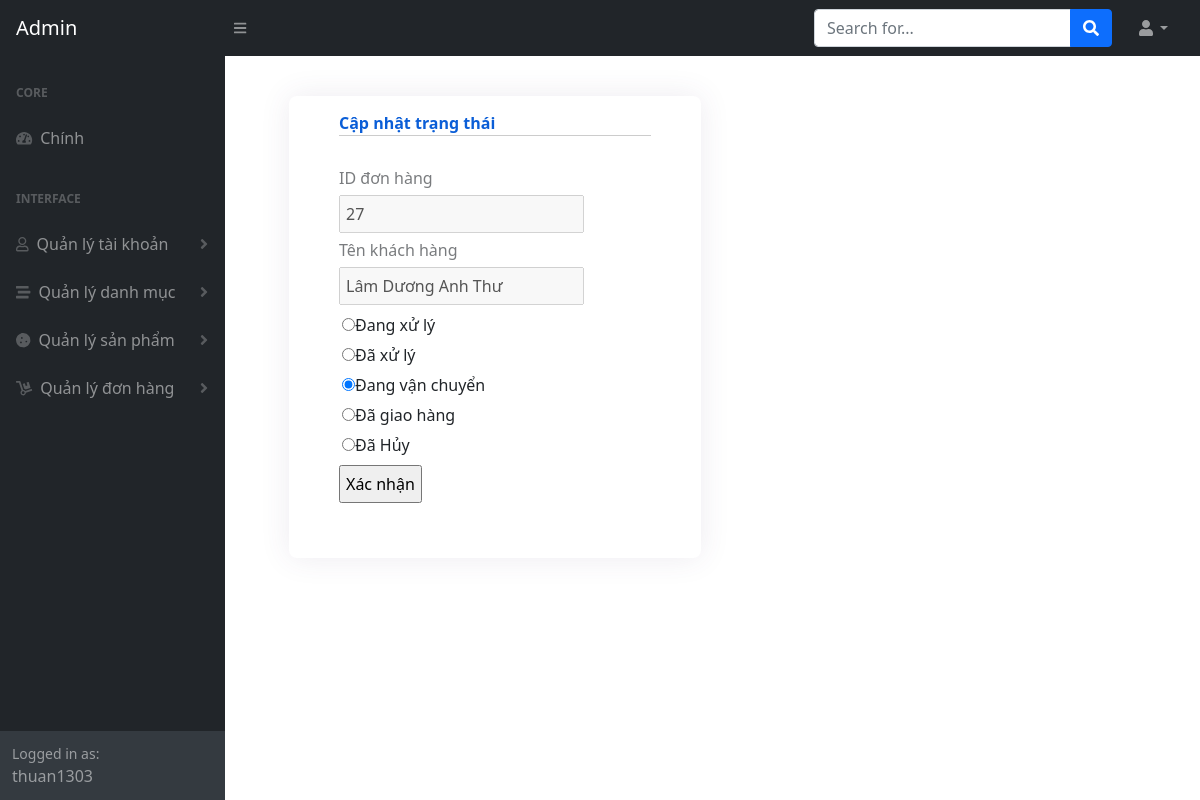
The page /admin/index.php?module=commitOrder&id=27 (signed in) on the database as committed earlier.
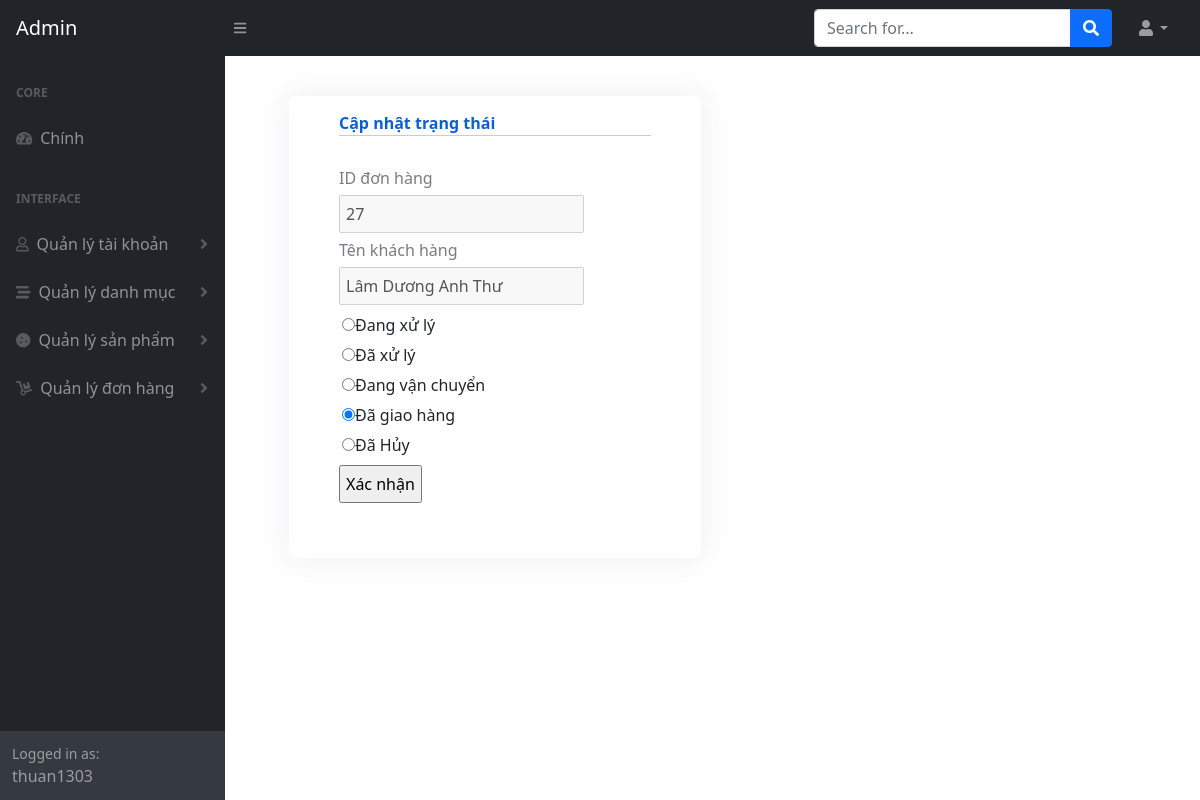
The same page on the database as committed later.
### admin/modules/commitOrder.php (the view, shortened to what this page needs)
<?php
include('../conn.php');
?>
<link href="../css/styles.css" rel="stylesheet" />
<div class="container-addcategory">
    <div class="row">
        <div class="col-xl-6 col-lg-6 col-md-12 col-sm-12 col-12">
            <div class="box-form">
                <form action="" method="POST">
                    <div class="form-group">
                        <div class="boxheader">
                            <label for="">Cập nhật trạng thái</label>
                        </div>
                        <?php
                        if (isset($_GET["id"])) {
                            $sql_sl = "SELECT * FROM `order-info` WHERE  order_id=" . $_GET["id"];
                            $sql_rsl = mysqli_query($connect, $sql_sl);
                            $row = mysqli_fetch_array($sql_rsl);
                        }
                        ?>
                        <label for="" style="opacity: 0.6;">ID đơn hàng</label><br>
                        <input type="text" name="orderId" value="<?php echo $row["order_id"] ?>" disabled><br>
                        <label for="" style="opacity: 0.6;">Tên khách hàng</label><br>
                        <input type="text" name="orderId" value="<?php echo $row["full_name"] ?>" disabled><br>
                        <label style="margin: 3px;" for="" class="custom-checkbox"><input type="radio" class="custom-control-input" name="status" value="First" <?php if (isset($row) && $row["status"] == 1) { ?> checked <?php } ?>><span class="custom-control-label">Đang xử lý</span></label><br>
                        <label style="margin: 3px;" for="" class="custom-checkbox"><input type="radio" class="custom-control-input" name="status" value="Second" <?php if (isset($row) && $row["status"] == 2) { ?> checked <?php } ?>><span class="custom-control-label">Đã xử lý</span></label><br>
                        <label style="margin: 3px;" for="" class="custom-checkbox"><input type="radio" class="custom-control-input" name="status" value="Third" <?php if (isset($row) && $row["status"] == 3) { ?> checked <?php } ?>><span class="custom-control-label">Đang vận chuyển</span></label><br>
                        <label style="margin: 3px;" for="" class="custom-checkbox"><input type="radio" class="custom-control-input" name="status" value="Four" <?php if (isset($row) && $row["status"] == 4) { ?> checked <?php } ?>><span class="custom-control-label">Đã giao hàng</span></label><br>
                        <label style="margin: 3px;" for="" class="custom-checkbox"><input type="radio" class="custom-control-input" name="status" value="Five" <?php if (isset($row) && $row["status"] == 0) { ?> checked <?php } ?>><span class="custom-control-label">Đã Hủy</span></label><br>
                        <input id="setstatus" type="submit" name="set" value="Xác nhận">
                    </div>
                </form>
            </div>
        </div>
    </div>
</div>

Rows that differ between the two databases and show on the page:
changed order-info "Lâm Dương Anh Thư": status "☑" → "☐"; status "☐" → "☑"
